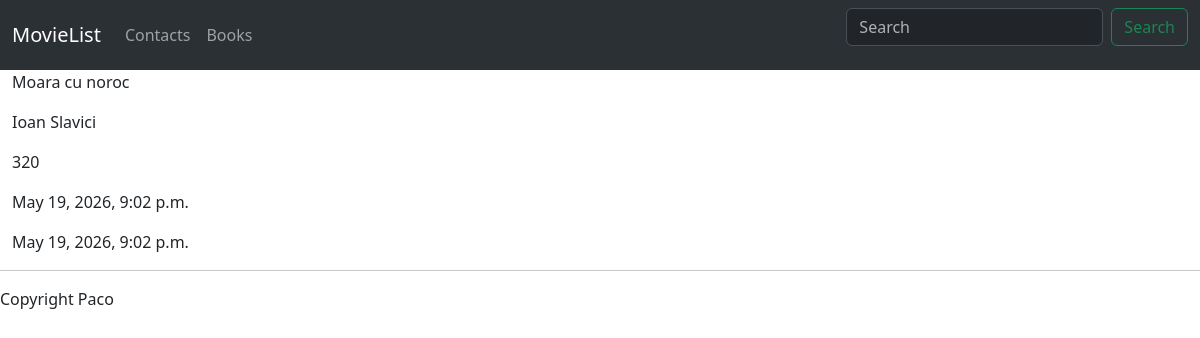
Page /book/11 on the committed database.
### mainapp/models.py (models this page shows)
class Book(models.Model):
    title = models.CharField(max_length=100)
    author = models.CharField(max_length=50)
    pages = models.PositiveIntegerField()
    create_date = models.DateTimeField(auto_now_add=True)
    modify_date = models.DateTimeField(auto_now=True)
    class Meta:
        db_table = "book"

### mainapp/views.py (the view)
# urls.py: path("book/<int:pk>" , views.book_detail , name = 'book'),
def book_detail(request , pk):
    book = Book.objects.get(id=pk)
    return render(request , "mainapp/book.html" , {"book" : book})

### mainapp/templates/mainapp/book.html
{%extends 'mainapp/main.html' %}
{% block content %}
    <p>{{book.title}}</p>
    <p>{{book.author}}</p>
    <p>{{book.pages}}</p>
    <p>{{book.create_date}}</p>
    <p>{{book.modify_date}}</p>
{% endblock %}
{% block footer %}
Copyright Paco
{% endblock %}

### rows in the picture
Book: title "Moara cu noroc", author "Ioan Slavici", pages "320", create_date "May 19, 2026, 9:02 p.m.", modify_date "May 19, 2026, 9:02 p.m."
